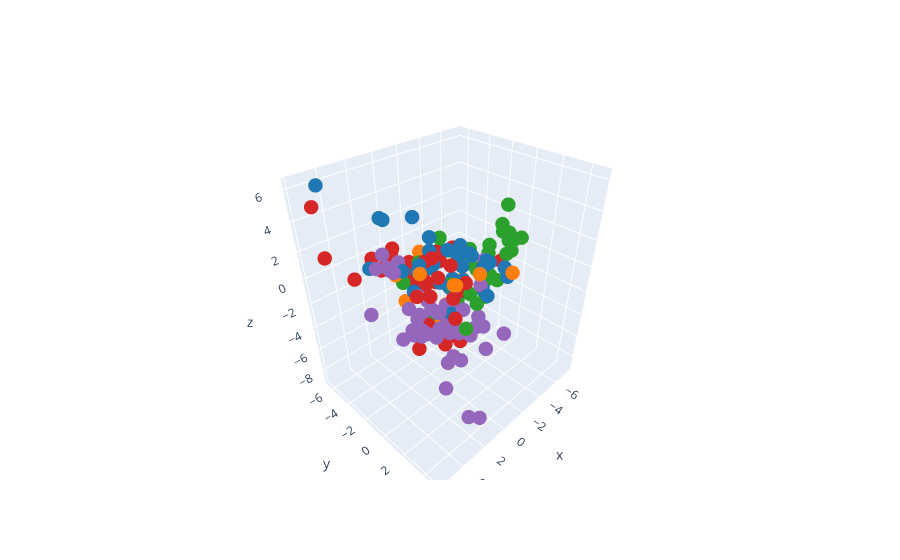

The code cell stored with this chart in its notebook:
### Code cell
import plotly.graph_objects as go
from matplotlib import cm

# get tab10 RGBA colors from matplotlib
tab10 = cm.get_cmap('tab10')
colors = [f'rgba({int(r*255)}, {int(g*255)}, {int(b*255)}, {a})' 
          for r, g, b, a in tab10(np.linspace(0, 1, 10))]

fig = go.Figure(
    data=go.Scatter3d(
        x=clustered[0],
        y=clustered[1],
        z=clustered[2],
        mode='markers',
        marker=dict(
            size=5,
            color=[colors[c] for c in clustered['mouse_cluster']]  # assign tab10 color per cluster
        )))

fig.show()

### Figure 1 — Plotly figure (JSON) as saved in the notebook; plotly's stock layout.template omitted (floating-point values rounded to 4 significant figures; data arrays with more than 128 entries replaced by an {"elided": "..."} marker saying what was removed)
{"data": [{"marker": {"color": {"elided": "180 str values"}, "size": 5}, "mode": "markers", "type": "scatter3d", "x": {"elided": "180 float values"}, "y": {"elided": "180 float values"}, "z": {"elided": "180 float values"}}], "layout": {}}
